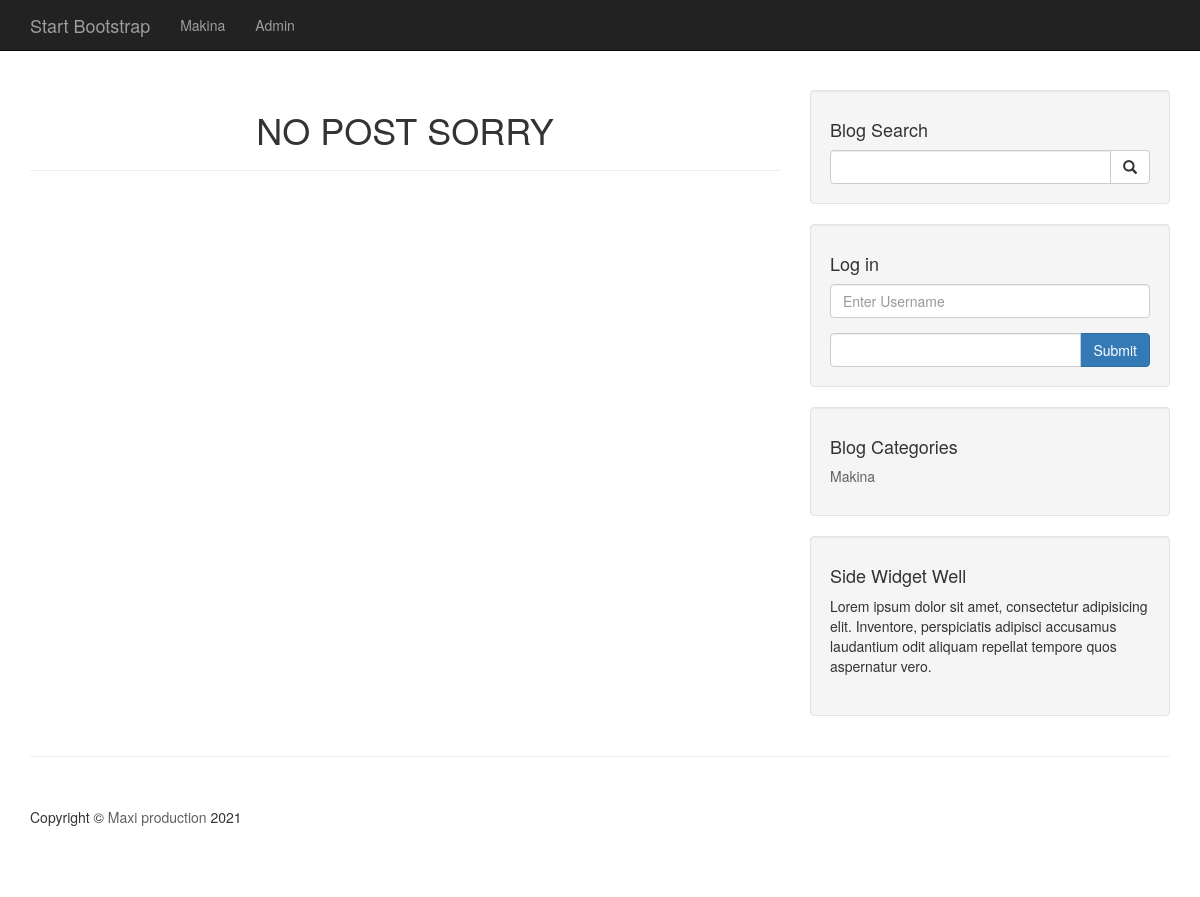
/, run on an earlier commit of the app's database.
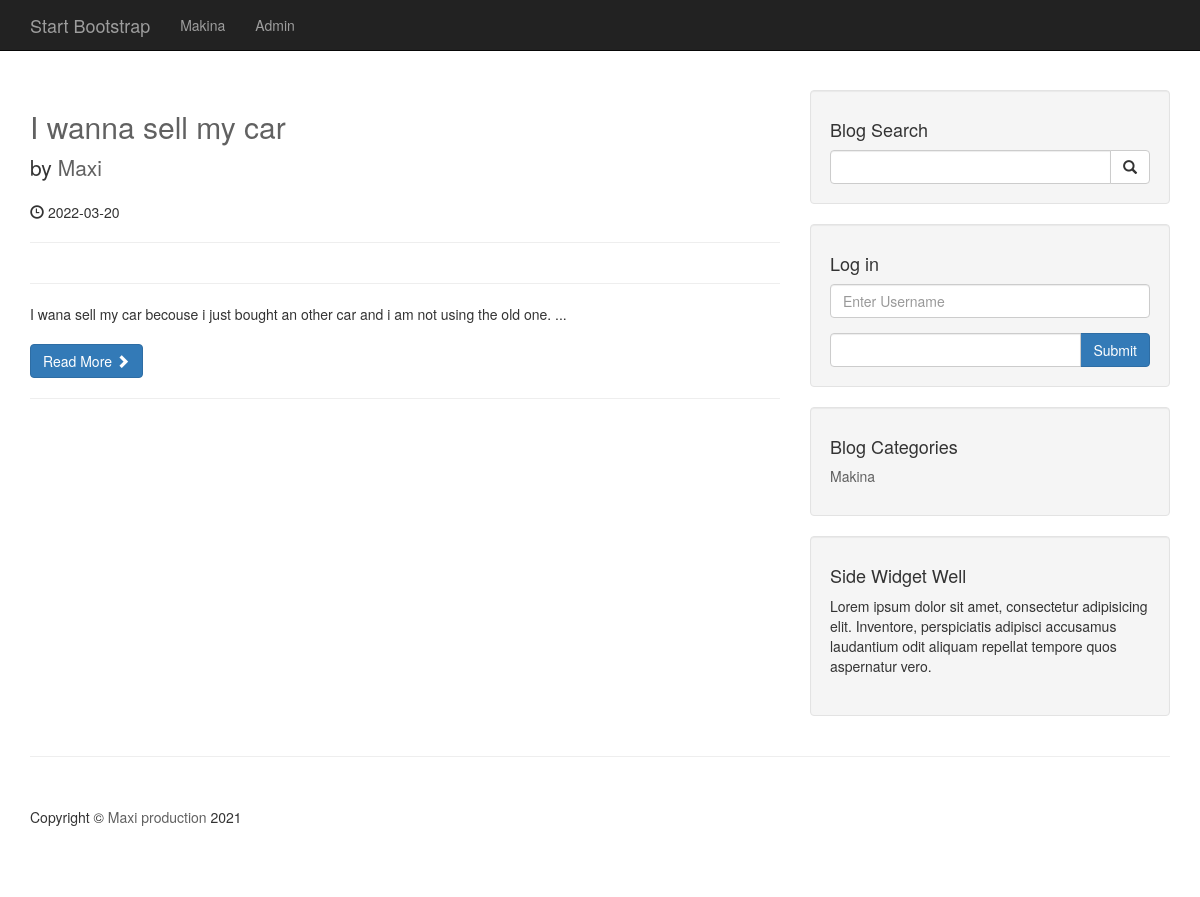
And on a later commit of the database.
### tables this page shows
CREATE TABLE `categories` (
  `cat_id` int(4) NOT NULL,
  `cat_title` varchar(255) NOT NULL
);

CREATE TABLE `posts` (
  `post_id` int(4) NOT NULL,
  `post_category_id` int(4) NOT NULL,
  `post_title` varchar(255) NOT NULL,
  `post_author` varchar(255) NOT NULL,
  `post_date` date NOT NULL,
  `post_image` text NOT NULL,
  `post_content` text NOT NULL,
  `post_tags` varchar(255) NOT NULL,
  `post_coment_count` int(15) NOT NULL,
  `post_status` varchar(255) NOT NULL DEFAULT 'draft',
  `post_views_count` int(10) NOT NULL
);

### index.php (the view, shortened to what this page needs)
<?php   include "includes/header.php";  ?>
<?php   include "includes/navigation.php";  ?>
<div class="container">
    <div class="row">
        <div class="col-md-8">
            <?php
            $post_status=null;
                $query = "Select * from posts where post_status = 'Published'";
                $result = mysqli_query($connection,$query);
                while($row = mysqli_fetch_assoc($result) ){
                    $post_id = $row['post_id'];
                    $post_user_id = $row['post_user_id'];
                    $post_title = $row['post_title'];
                    $post_author = $row['post_author'];
                    $post_date = $row['post_date'];
                    $post_content =  substr($row['post_content'], 0 , 100)."...";
                    $post_status = $row['post_status'];
                ?>
            <h2>
                <a href="post.php?p_id=<?php   echo $post_id  ?>">
                <?php   echo $post_title    ?>
                </a>
            </h2>
            <p class="lead">
                by <a href="user_profile.php?u_id=<?php echo $post_user_id?>">
                    <?php   echo $post_author    ?>
                </a>
            </p>
            <p><span class="glyphicon glyphicon-time"></span>
            <?php   echo $post_date    ?>
            </p>
            <hr>
            <hr>
            <p>
            <?php   echo $post_content    ?>
            </p>
            <a class="btn btn-primary" href="post.php?p_id=<?php   echo $post_id  ?>">
                Read More <span class="glyphicon glyphicon-chevron-right"></span>
            </a>
           <?php  }
            if(!$post_status){
                echo "<h1 class='text-center'> NO POST SORRY </h1>";
            }
            ?>
            <hr>
        </div>
        <?PHP   include "includes/sidebar.php";   ?>
    </div>
    <hr>
   <?php    include "includes/footer.php";  ?>

### includes/navigation.php (shortened to what this page needs)
<nav class="navbar navbar-inverse navbar-fixed-top" role="navigation">
        <div class="container">
            <div class="navbar-header">
                <a class="navbar-brand" href="index.php">Start Bootstrap</a>
            </div>
            <div class="collapse navbar-collapse" id="bs-example-navbar-collapse-1">
                <ul class="nav navbar-nav">
                   <?php
                    $query = "Select * from categories";
                    $result = mysqli_query($connection,$query);
                    while($row = mysqli_fetch_assoc($result)){
                        $cat_title = $row['cat_title'];
                        $cat_id = $row['cat_id'];
                        echo "<li><a href='category.php?cat_id=$cat_id'> {$cat_title} </a> </li>";
                    }
                    ?>
                    <li><a href='admin'>Admin</a> </li>
                </ul>
            </div>
        </div>
    </nav>

### includes/sidebar.php
<div class="col-md-4">
    <div class="well">
        <h4>Blog Search</h4>
        <form action="search.php" method="post">
            <div class="input-group">
                <input name="search" type="text" class="form-control">
                <span class="input-group-btn">
                    <button name="submit" class="btn btn-default" type="submit">
                        <span class="glyphicon glyphicon-search"></span>
                    </button>
                </span>
            </div>
        </form>
    </div>
    <div class="well">
        <h4>Log in</h4>
        <form action="includes/login.php" method="post">
            <div class="form-group">
                <input name="username" type="text" class="form-control" placeholder="Enter Username">
            </div>
            <div class="input-group">
                <input name="password" type="password" class="form-control">
                <span class="input-group-btn">
                   <button class="btn btn-primary " name="login" type="submit">
                       Submit
                   </button>
                </span>
            </div>
        </form>
    </div>
    <div class="well">
        <h4>Blog Categories</h4>
        <div class="row">
            <div class="col-lg-12">
                <ul class="list-unstyled">
                    <?php
                                $query = "Select * from categories ";
                                $result = mysqli_query($connection,$query);
                                while($row = mysqli_fetch_assoc($result)){
                                    $cat_title = $row['cat_title'];
                                    $cat_id = $row['cat_id'];
                                    echo "<li><a href='category.php?cat_id=$cat_id'> {$cat_title} </a> </li>";
                                }
                                ?>
                </ul>
            </div>
        </div>
    </div>
    <?php include   "widget.php";   ?>
</div>

What changed in the data, as far as the page shows it:
now on this page (row edited): posts: post_title "I wanna sell my car", post_author "Maxi", post_date "2022-03-20", post_content "I wana sell my car becouse i just bought an other car and i am not using the old one. ..."
Also different on the page:
text no longer shown: "NO POST SORRY"
